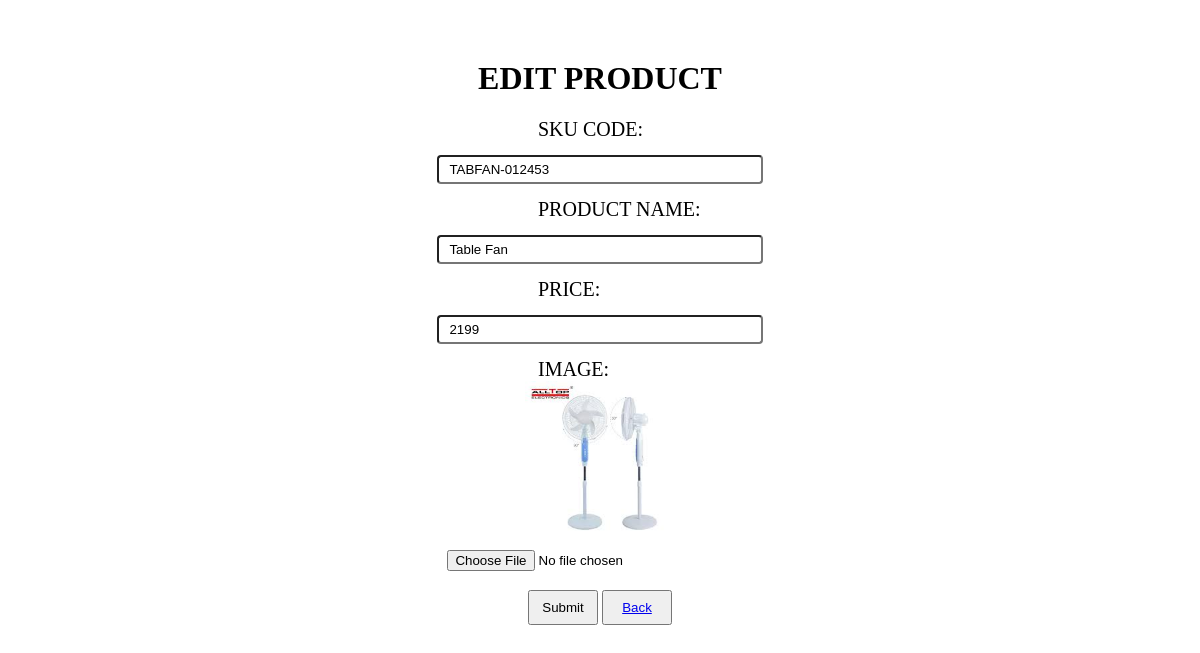
The app's page /editproduct.php?id=7 with its own data.
### tables this page shows
CREATE TABLE `products` (
  `id` int NOT NULL,
  `skucode` varchar(100) NOT NULL,
  `pro_name` varchar(50) NOT NULL,
  `price` varchar(50) NOT NULL,
  `image` varchar(255) NOT NULL
);

### editproduct.php (the view, shortened to what this page needs)
<?php
include 'database.php';
class Product
{
    private $db;
    public function __construct($db)
    {
        $this->db = $db;
    }
    public function getProductById($id)
    {
        $sql = "SELECT * FROM products WHERE id = $id";
        $result = $this->db->query($sql);
        if ($result && $result->num_rows > 0) {
            return $result->fetch_assoc();
        } else {
            return null;
        }
    }
}
if (isset($_GET['id'])) {
    $productId = $_GET['id'];
    $product = new Product($conn);
    $productData = $product->getProductById($productId);
} else {
    header("Location: home.php");
    exit();
}
?>
<html>
<head>
    <link rel="stylesheet" href="customer.css">
</head>
<body>
    <h1>EDIT PRODUCT</h1>
    <form action="editproduct.php?id=<?php echo $productId; ?>" name="register" onsubmit="return validateForm()" method="post" enctype="multipart/form-data">
        <div class="formdesign" id="skucode">
            <label >SKU CODE:</label> <br>
            <input type="text" name="skucode" value="<?php echo $productData['skucode']; ?>"><br><b><span class="formerror"> </span></b>
        </div>
        <div class="formdesign" id="pro_name">
            <label > PRODUCT NAME:</label><br>
            <input type="text" name="pro_name" value="<?php echo $productData['pro_name']; ?>"><br><b><span class="formerror"> </span></b>
        </div>
        <div class="formdesign" id="price">
            <label > PRICE:</label>  <br>
            <input type="text" name="price" value="<?php echo $productData['price']; ?>"><br><b><span class="formerror"></span></b>
        </div>
        <div class="formdesign" id="image">
            <label >IMAGE:</label> <br>
            <img src="Images/<?php echo $productData['image']; ?>" alt="Product Image" width="50"><br>
            <input type="file" name="image" accept="image/*"><br><b><span class="formerror"> </span></b>
        </div>
        <input class="but" type="submit" name = "update" onclick="return showConfirmation()">
        <button class="but"><a href="productdetail.php">Back</a></button>
    </form>
</body>
</html>

### customer.css (style rules this page uses)
body { padding: 10px 50px; text-align: center; margin-top: 50px; }
label { float: left; margin-left: 480px; }
.formdesign { font-size: 20px; }
.formdesign input { width: 30%; padding: 5px 10px; margin: 14px; border-radius: 4px; }
.but { width: 70px; height: 35px; }
img { width:150px; height:150px; }

### records on screen
products: skucode "TABFAN-012453", pro_name "Table Fan", price "2199", image (picture)
